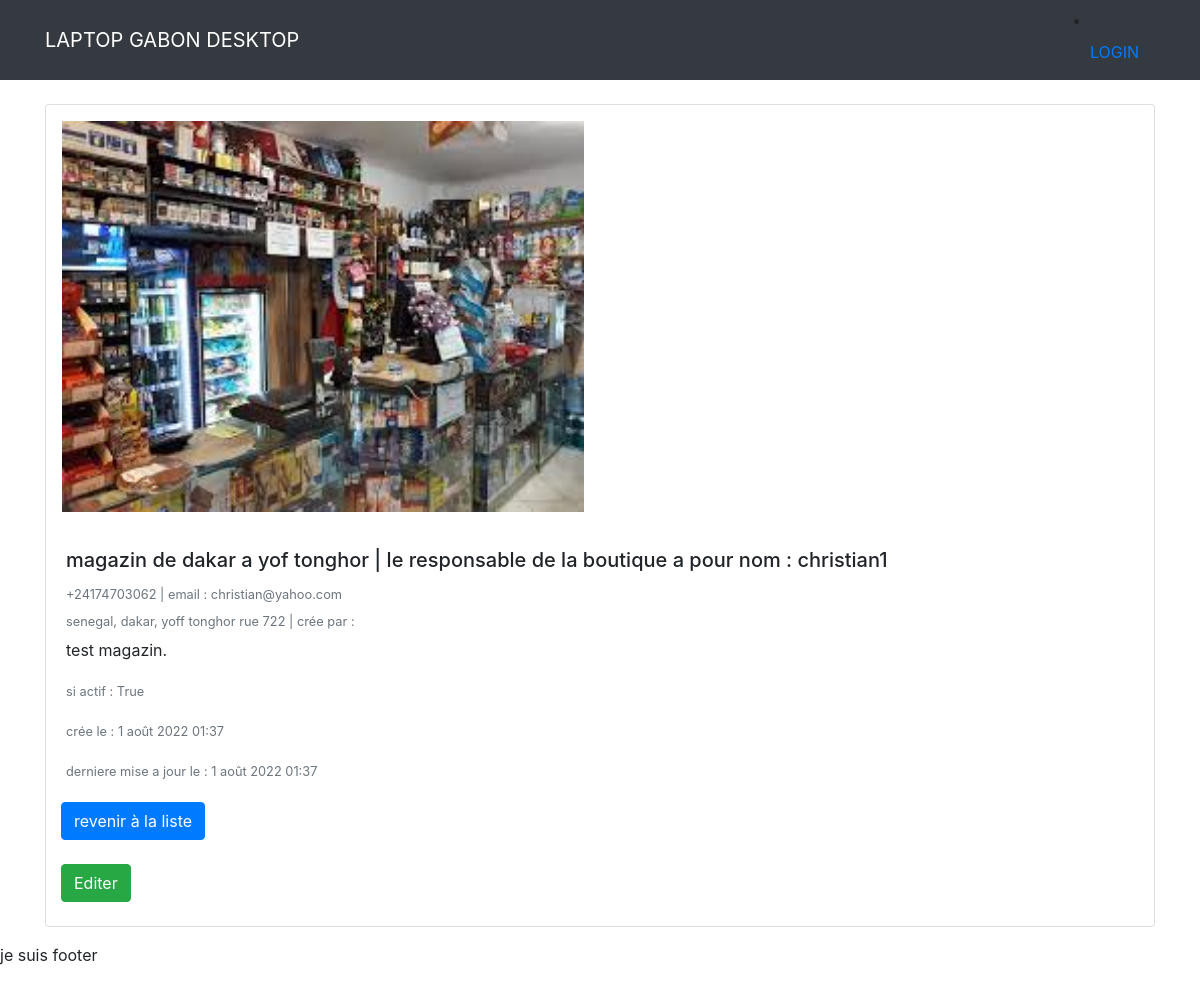
Page /alldetail/shop/2/ on the committed database.
### alldetail/models.py (models this page shows, shortened)
class Shop(models.Model):
    date_created = models.DateTimeField(auto_now_add=True)
    date_updated = models.DateTimeField(auto_now=True)
    shop_image = models.ImageField(upload_to='shopimages/')
    name = models.CharField(max_length=255)
    responsable_name = models.CharField(max_length=255)
    email = models.EmailField(max_length = 254)
    phone_number = PhoneNumberField()
    description = models.TextField(blank=True)
    localisation = models.CharField(max_length = 255)
    author = models.ForeignKey(User, on_delete=models.CASCADE, null=True, blank=True)
    active = models.BooleanField(default=False)

### alldetail/views.py (the view)
# urls.py: path('shop/<int:pk>/', ShopDetail.as_view(), name="shop-detail"),
class ShopDetail(DetailView):
    templates_name = "alldetail/shop_detail.html"
    model = Shop

### templates/alldetail/shop_detail.html
{% extends 'base.html' %}
{% block content %}
<br>
<div class="content">
    <div class="card mb-3">
        <img class="card-img-top w-50 h-50 p-3" src="{{object.shop_image.url}}" alt="{{ object.name }}">
        <div class="card-body">
          <h5 class="card-title">{{ object.name }} | le responsable de la boutique a pour nom : {{object.responsable_name}}</h5>
          <h6 class="card-text"><small class="text-muted">{{object.phone_number}} | email : {{object.email}}</small></h6>
          <h6 class="card-text"><small class="text-muted">{{object.localisation}} | crée par : {{object.author.username}}</small></h6>
          <p class="card-text">{{object.description}}.</p>
          <p class="card-text"><small class="text-muted">si actif : {{object.active}}</small></p>
          <p class="card-text"><small class="text-muted">crée le : {{object.date_created}}</small></p>
          <p class="card-text"><small class="text-muted">derniere mise a jour le : {{object.date_updated}}</small></p>
        </div>
        <div class="container">
        <a href="{% url 'Shop'%}"><button type="button" class="btn btn-primary">revenir à la liste</button></a>
        <br>
        <br>
        <a href="{% url 'shop-update' object.id%}"><button type="button" class="btn btn-success">Editer</button></a>
        <br>
        </div>
        <br>
      </div>
</div>
{% endblock content %}

### rows in the picture
Shop: shop_image (picture), name "magazin de dakar a yof tonghor", responsable_name "christian1", phone_number "+24174703062", email "christian@yahoo.com", localisation "senegal, dakar, yoff tonghor rue 722", description "test magazin", active "True", date_created "1 août 2022 01:37", date_updated "1 août 2022 01:37"
